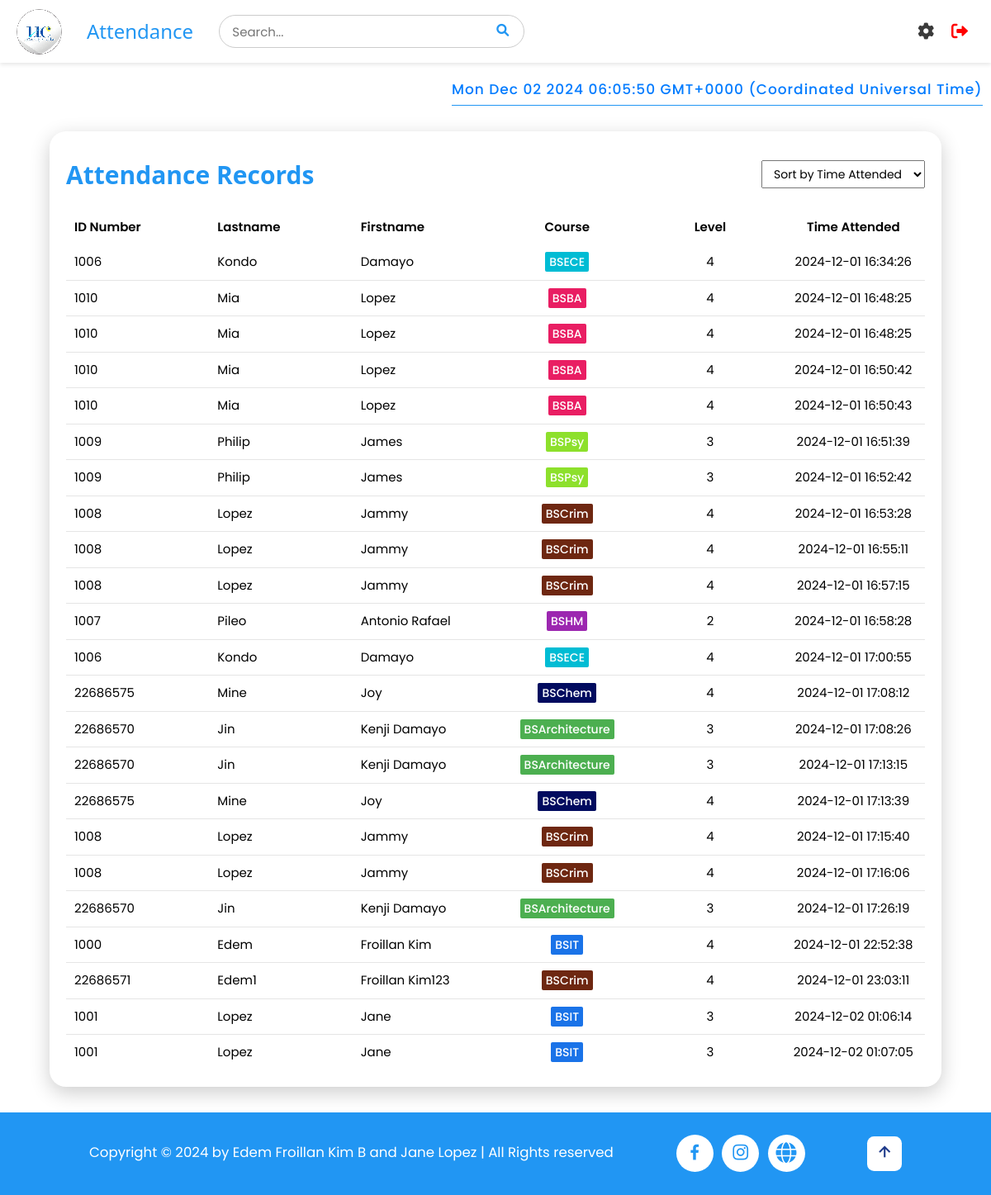
The app's page /viewstudent (signed in), older data.
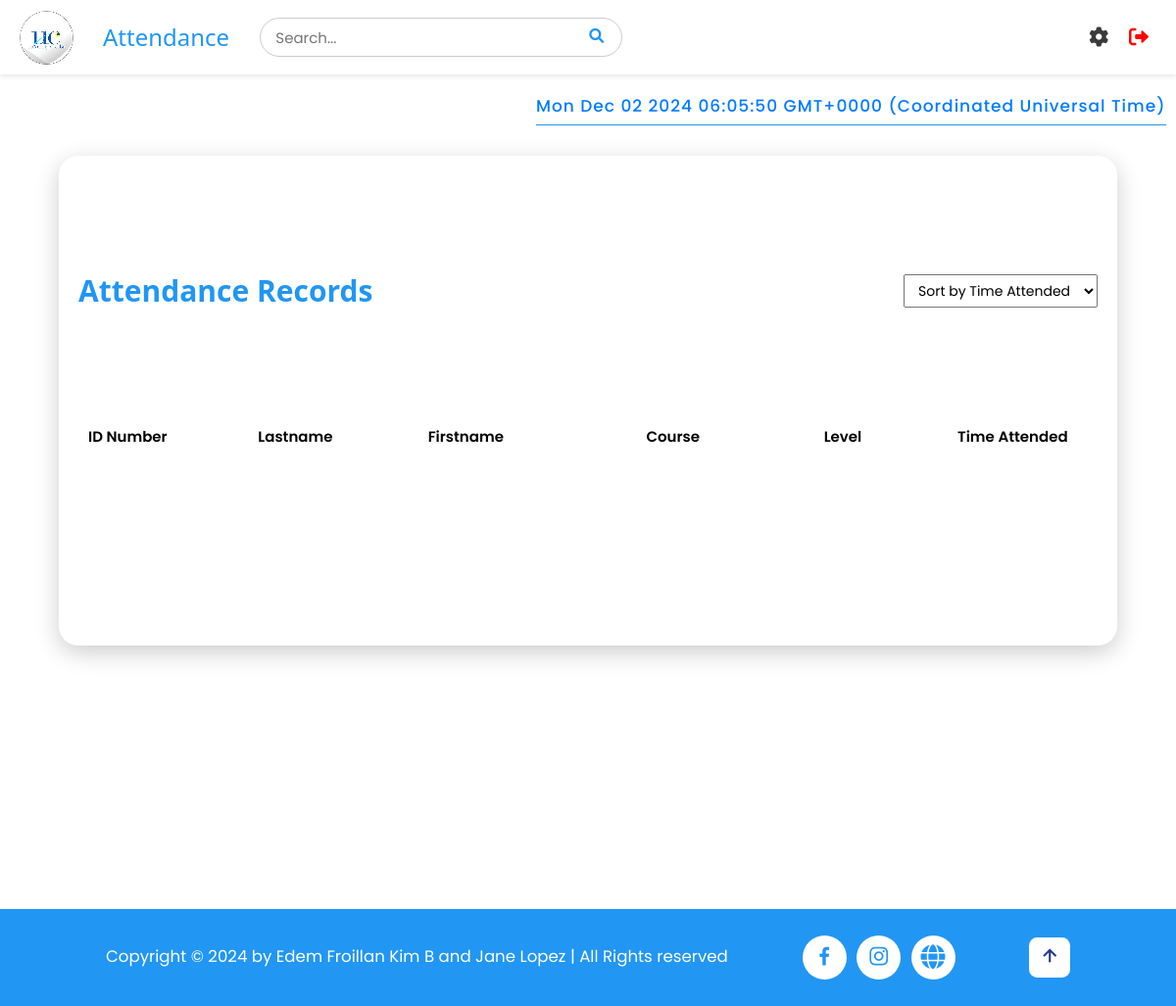
The same page, newer data.
### tables this page shows
CREATE TABLE attendance (
    id INTEGER PRIMARY KEY AUTOINCREMENT,
    idno VARCHAR(10),
    firstname VARCHAR(50),
    lastname VARCHAR(50),
    course VARCHAR(10),
    level VARCHAR(5),
    time_attended DATETIME DEFAULT CURRENT_TIMESTAMP,
    FOREIGN KEY (idno) REFERENCES students(idno)
);

### app.py (the view)
@app.route('/viewstudent')
def viewstudent():
    if 'username' in session:
        pagetitle = "Attendance"
        attendance_records = getall_records('attendance')  # Get all attendance records
        return render_template('viewattendance.html', data=attendance_records, pagetitle=pagetitle)
    else:
        flash("Please log in first!", "warning")
        return redirect(url_for('login'))

### app.py (called while the page is built)
@app.after_request
def after_request(response):
    response.headers['Cache-Control'] = 'no-store, no-cache, must-revalidate, post-check=0, pre-check=0, max-age=0'
    response.headers['Pragma'] = 'no-cache'
    response.headers['Expires'] = '-1'
    if hasattr(session, 'username') and 'username' not in session:
        response.headers['Cache-Control'] = 'no-store'
        response.headers['Pragma'] = 'no-cache'
        response.headers['Expires'] = '-1'
    return response

### dbhelper.py (called while the page is built)
def getprocess(sql: str, params=()) -> list:
    db = connect(database)
    cursor = db.cursor()
    cursor.row_factory = Row
    try:
        cursor.execute(sql, params)
        data = cursor.fetchall()
        return data
    finally:
        cursor.close()
        db.close()

def getall_records(table: str) -> list:
    sql = f'SELECT * FROM `{table}`'
    return getprocess(sql)

### templates/viewattendance.html (shortened to what this page needs)
{% extends 'base.html' %}
{% block header %}
    {% include 'header.html' %}
{% endblock %}
{% block content %}
<div id="timestamp"></div>
<div style="min-height: 100vh;">
    <div class="details">
        <div class="attendancecard">
            <div class="cardHeader">
                <h2>Attendance Records</h2>
                <select id="sortDropdown" class="sort-dropdown">
                    <option value="time_attended">Sort by Time Attended</option>
                </select>
            </div>
            <table class="attendanceTable">
                <thead>
                    <tr>
                        <td>ID Number</td>
                        <td>Lastname</td>
                        <td>Firstname</td>
                        <td>Course</td>
                        <td>Level</td>
                        <td>Time Attended</td>
                    </tr>
                </thead>
                <tbody>
                    {% for record in data %}
                        <tr>
                            <td>{{ record.idno }}</td>
                            <td>{{ record.lastname }}</td>
                            <td>{{ record.firstname }}</td>
                            <td class="w3-center" data-cell="COURSE:">
                                <span class="course-style course-{{ record['course']|lower }}">
                                    {{ record.course }}
                                </span>
                            </td>
                            <td>{{ record.level }}</td>
                            <td>{{ record.time_attended }}</td>
                        </tr>
                    {% endfor %}
                </tbody>
            </table>
        </div>
    </div>
</div>
{% endblock %}

Row changes from the older to the newer data that the page shows:
removed attendance: idno "1006", lastname "Kondo", firstname "Damayo", course "BSECE", level "4", time_attended "2024-12-01 16:34:26"
removed attendance: idno "1010", lastname "Mia", firstname "Lopez", course "BSBA", level "4", time_attended "2024-12-01 16:48:25"
removed attendance: idno "1010", lastname "Mia", firstname "Lopez", course "BSBA", level "4", time_attended "2024-12-01 16:48:25"
removed attendance: idno "1010", lastname "Mia", firstname "Lopez", course "BSBA", level "4", time_attended "2024-12-01 16:50:42"
removed attendance: idno "1010", lastname "Mia", firstname "Lopez", course "BSBA", level "4", time_attended "2024-12-01 16:50:43"
removed attendance: idno "1009", lastname "Philip", firstname "James", course "BSPsy", level "3", time_attended "2024-12-01 16:51:39"
removed attendance: idno "1009", lastname "Philip", firstname "James", course "BSPsy", level "3", time_attended "2024-12-01 16:52:42"
removed attendance: idno "1008", lastname "Lopez", firstname "Jammy", course "BSCrim", level "4", time_attended "2024-12-01 16:53:28"
removed attendance: idno "1008", lastname "Lopez", firstname "Jammy", course "BSCrim", level "4", time_attended "2024-12-01 16:55:11"
removed attendance: idno "1008", lastname "Lopez", firstname "Jammy", course "BSCrim", level "4", time_attended "2024-12-01 16:57:15"
removed attendance: idno "1007", lastname "Pileo", firstname "Antonio Rafael", course "BSHM", level "2", time_attended "2024-12-01 16:58:28"
removed attendance: idno "1006", lastname "Kondo", firstname "Damayo", course "BSECE", level "4", time_attended "2024-12-01 17:00:55"
removed attendance: idno "22686575", lastname "Mine", firstname "Joy", course "BSChem", level "4", time_attended "2024-12-01 17:08:12"
removed attendance: idno "22686570", lastname "Jin", firstname "Kenji Damayo", course "BSArchitecture", level "3", time_attended "2024-12-01 17:08:26"
removed attendance: idno "22686570", lastname "Jin", firstname "Kenji Damayo", course "BSArchitecture", level "3", time_attended "2024-12-01 17:13:15"
removed attendance: idno "22686575", lastname "Mine", firstname "Joy", course "BSChem", level "4", time_attended "2024-12-01 17:13:39"
removed attendance: idno "1008", lastname "Lopez", firstname "Jammy", course "BSCrim", level "4", time_attended "2024-12-01 17:15:40"
removed attendance: idno "1008", lastname "Lopez", firstname "Jammy", course "BSCrim", level "4", time_attended "2024-12-01 17:16:06"
removed attendance: idno "22686570", lastname "Jin", firstname "Kenji Damayo", course "BSArchitecture", level "3", time_attended "2024-12-01 17:26:19"
removed attendance: idno "1000", lastname "Edem", firstname "Froillan Kim", course "BSIT", level "4", time_attended "2024-12-01 22:52:38"
removed attendance: idno "22686571", lastname "Edem1", firstname "Froillan Kim123", course "BSCrim", level "4", time_attended "2024-12-01 23:03:11"
removed attendance: idno "1001", lastname "Lopez", firstname "Jane", course "BSIT", level "3", time_attended "2024-12-02 01:06:14"
removed attendance: idno "1001", lastname "Lopez", firstname "Jane", course "BSIT", level "3", time_attended "2024-12-02 01:07:05"
